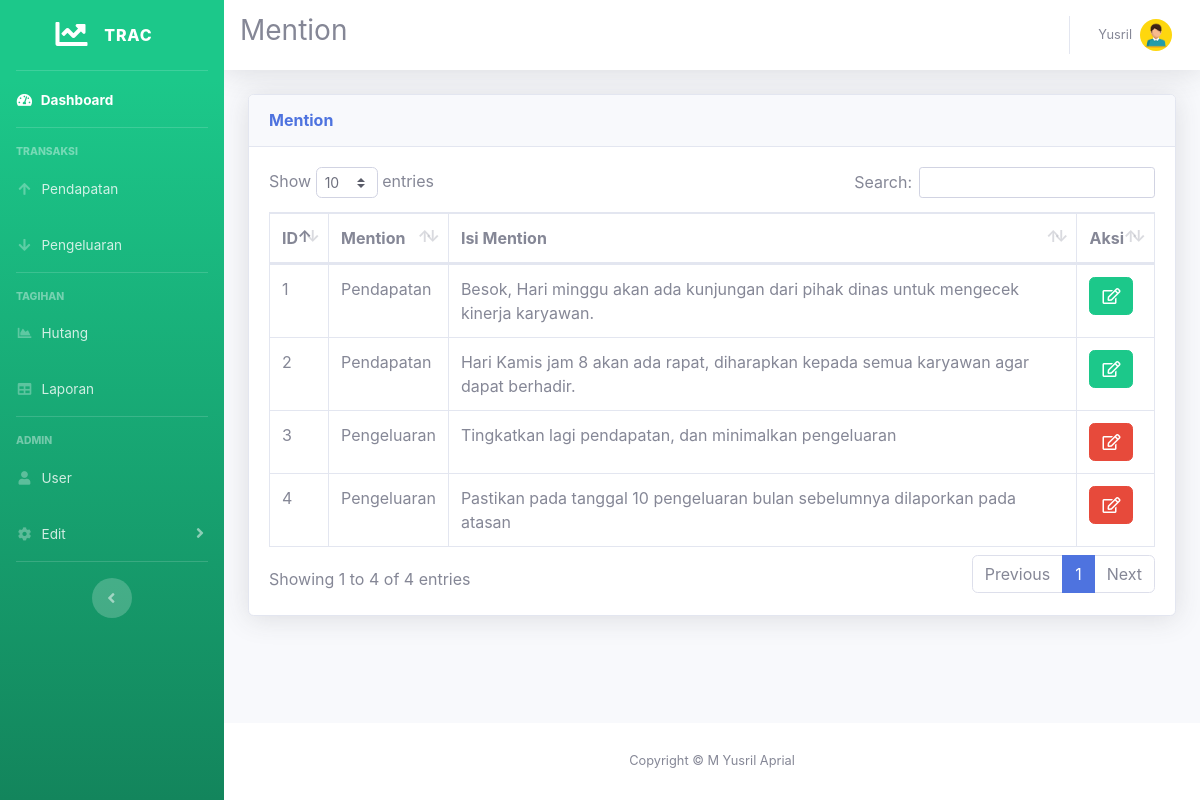
The page /mention.php (signed in) on the database its author committed.
### tables this page shows
CREATE TABLE `catatan` (
  `id_catatan` int(11) NOT NULL,
  `catatan` text NOT NULL
);

### mention.php (the view, shortened to what this page needs)
<!DOCTYPE html>
<html lang="en">
<head>
  <link href="vendor/fontawesome-free/css/all.min.css" rel="stylesheet" type="text/css">
  <link href="css/sb-admin-2.min.css" rel="stylesheet">
  <link href="vendor/datatables/dataTables.bootstrap4.min.css" rel="stylesheet">
</head>
<body id="page-top">
  <?php require 'koneksi.php'; ?>
  <?php require 'sidebar.php'; ?>
  <div id="content">
    <nav class="navbar navbar-expand navbar-light bg-white topbar mb-4 static-top shadow">
      <h3>Mention</h3>
      <?php require 'user.php'; ?>
    </nav>
    <div class="container-fluid">
      <div class="card shadow mb-4">
        <div class="card-header py-3">
          <h6 class="m-0 font-weight-bold text-primary">Mention</h6>
        </div>
        <div class="card-body">
          <div class="table-responsive">
            <table class="table table-bordered" id="dataTable" width="100%" cellspacing="0">
              <thead>
                <tr>
                  <th>ID</th>
                  <th>Mention</th>
                  <th>Isi Mention</th>
                  <th>Aksi</th>
                </tr>
              </thead>
              <tbody>
                <?php
                $query = mysqli_query($koneksi, "SELECT * FROM catatan");
                while ($data = mysqli_fetch_assoc($query)) {
                ?>
                  <tr>
                    <td><?= $data['id_catatan'] ?></td>
                    <td>
                      <?php
                      if ($data['id_catatan'] <= 2) {
                        echo "Pendapatan";
                      } else {
                        echo "Pengeluaran";
                      }
                      ?>
                    </td>
                    <td><?= $data['catatan'] ?></td>
                    <td>
                      <a href="#" type="button" class=" fa fa-edit btn btn-<?php $data['id_catatan'] <= 2 ? print("success") : print("danger") ?> btn-md" data-toggle="modal" data-target="#myModal<?php echo $data['id_catatan']; ?>"></a>
                    </td>
                  </tr>
          </div>
        <?php
                }
        ?>
        </div>
      </div>
    </div>
  <?php require 'footer.php' ?>
</body>
</html>

### rows shown on the page
catatan: id_catatan "1", shows "Pendapatan", catatan "Besok, Hari minggu akan ada kunjungan dari pihak dinas untuk mengecek kinerja karyawan."
catatan: id_catatan "2", shows "Pendapatan", catatan "Hari Kamis jam 8 akan ada rapat, diharapkan kepada semua karyawan agar dapat berhadir."
catatan: id_catatan "3", shows "Pengeluaran", catatan "Tingkatkan lagi pendapatan, dan minimalkan pengeluaran"
catatan: id_catatan "4", shows "Pengeluaran", catatan "Pastikan pada tanggal 10 pengeluaran bulan sebelumnya dilaporkan pada atasan"

### other values the page prints
$_SESSION['nama'] "Yusril"
